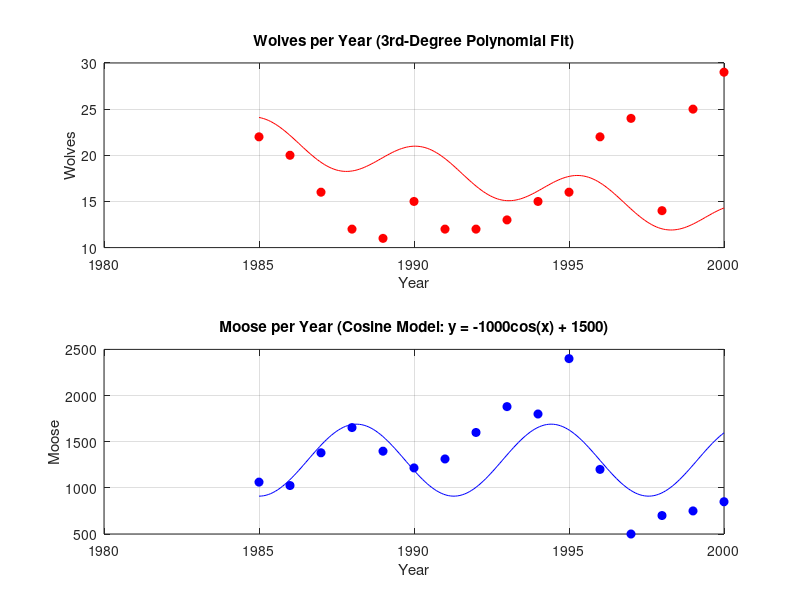

Here is the MATLAB script that generated this plot:
year = 1985:2000;
Wolf = [22 20 16 12 11 15 12 12 13 15 16 22 24 14 25 29];
Moose = [1062 1025 1380 1653 1397 1216 1313 1600 1880 1800 2400 1200 500 700 750 850];

% Fit polynomial for wolves
p_Wolf = polyfit(year, Wolf, 3);

% Generate smooth x-axis
year_fit = linspace(1985, 2000, 200);

% This section Creates variables that fine tune the Sin formula and creates
% the graph for wolves
Amp_W = 2.1;
Omega_W = 1.2;
phi_W = pi / 2;
initial_val_W = 22; 
x = (year_fit - 1985);
Wolf_fit = Amp_W*sin(Omega_W* x + phi_W) - (20/33) * x + initial_val_W;

% This section Creates variables that fine tune the Sin formula for The MSE
% Function
Amp_W = 2.1;
Omega_W = 1.2;
phi_W = pi / 2;
initial_val_W = 22;

% Year data points for the MSE function
x_data = year - 1985;
Wolf_model_at_data = Amp_W .* sin(Omega_W .* x_data + phi_W) - (20/33).*x_data + initial_val_W;

% This section Creates variables that fine tune the Cos formula for The MSE
% Function for moose
Amp_M = -390;
initial_val_M = 1300;
x_data = year - 1985;
Moose_model_at_data = Amp_M .* cos(x_data) + initial_val_M;


%% Moose cosine curve
Amp_M = -390;
initial_val_M = 1300;
% Scale years so cosine makes one smooth oscillation across 1985–2000
x = (year_fit - 1985);   % maps 1985→0, 2000→π
Moose_fit = Amp_M .* cos(x) + initial_val_M;

%% MSE function
MSE_W = immse(Wolf , Wolf_model_at_data)
MSE_M = immse(Moose , Moose_model_at_data)

disp(['Wolf MSE = ', num2str(MSE_W)]);
disp(['Moose MSE = ', num2str(MSE_M)]);

% --- Plot results ---
figure;

% Wolves (Sin Model)
subplot(2,1,1);
plot(year, Wolf, 'ro', 'MarkerFaceColor', 'r'); hold on;
plot(year_fit, Wolf_fit, 'r-');
title('Wolves per Year (3rd-Degree Polynomial Fit)');
xlabel('Year'); ylabel('Wolves');
grid on;

% Moose (cosine model)
subplot(2,1,2);
plot(year, Moose, 'bo', 'MarkerFaceColor', 'b'); hold on;
plot(year_fit, Moose_fit, 'b-');
title('Moose per Year (Cosine Model: y = -1000cos(x) + 1500)');
xlabel('Year'); ylabel('Moose');
grid on;
